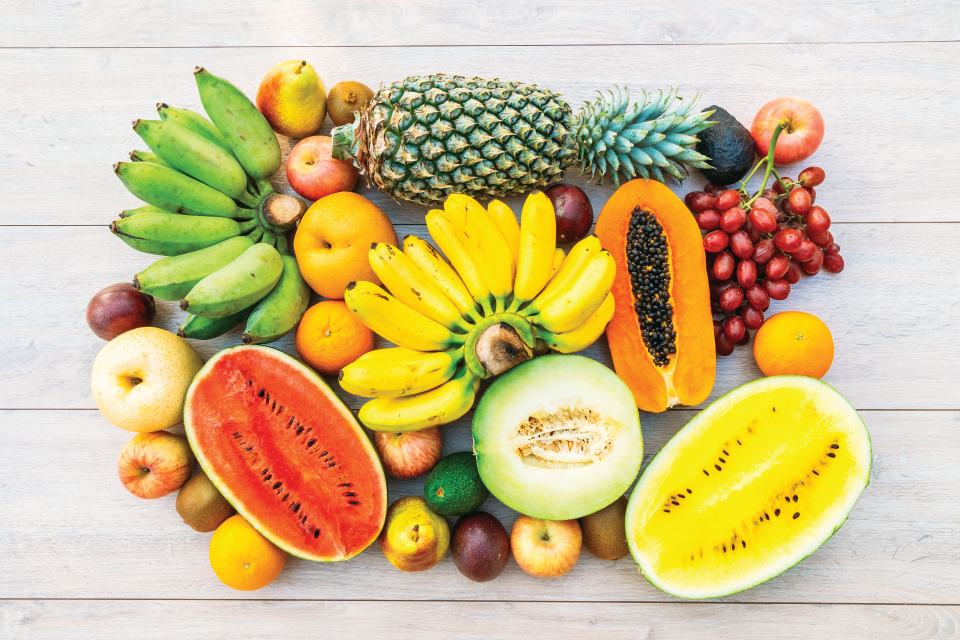
#> input picture images/sample.jpg, 1920 x 1280 px (shown at 1/2 size)
$ python main.py
#> lines starting #> are read from the running program, lines starting #| are printed output that depends on the picture; after the words box and inside, x2 and y2 are one past the last pixel; in counts of white or black regions, pixels touching at a corner belong together
#> in main, image is the input picture: shape (1280, 1920, 3); mean B, G, R 140.8, 188.3, 207.1
### utils/preprocess.py
from __future__ import annotations

import cv2


def preprocess_image(image, blur_kernel: int = 5, scale: float = 1.0):
#> called with blur_kernel = 5, scale = 1
    if scale != 1.0:
        width = int(image.shape[1] * scale)
        height = int(image.shape[0] * scale)
        image = cv2.resize(image, (width, height), interpolation=cv2.INTER_AREA)

    gray = cv2.cvtColor(image, cv2.COLOR_BGR2GRAY)

    clahe = cv2.createCLAHE(clipLimit=2.0, tileGridSize=(8, 8))
    enhanced = clahe.apply(gray)

    if blur_kernel % 2 == 0:
        blur_kernel += 1

    blurred = cv2.GaussianBlur(enhanced, (blur_kernel, blur_kernel), 0)
    return blurred

### utils/detect.py
from __future__ import annotations

import cv2
import numpy as np


def create_fruit_mask(image):
    _, mask = cv2.threshold(
        image,
        0,
        255,
        cv2.THRESH_BINARY_INV + cv2.THRESH_OTSU,
    )
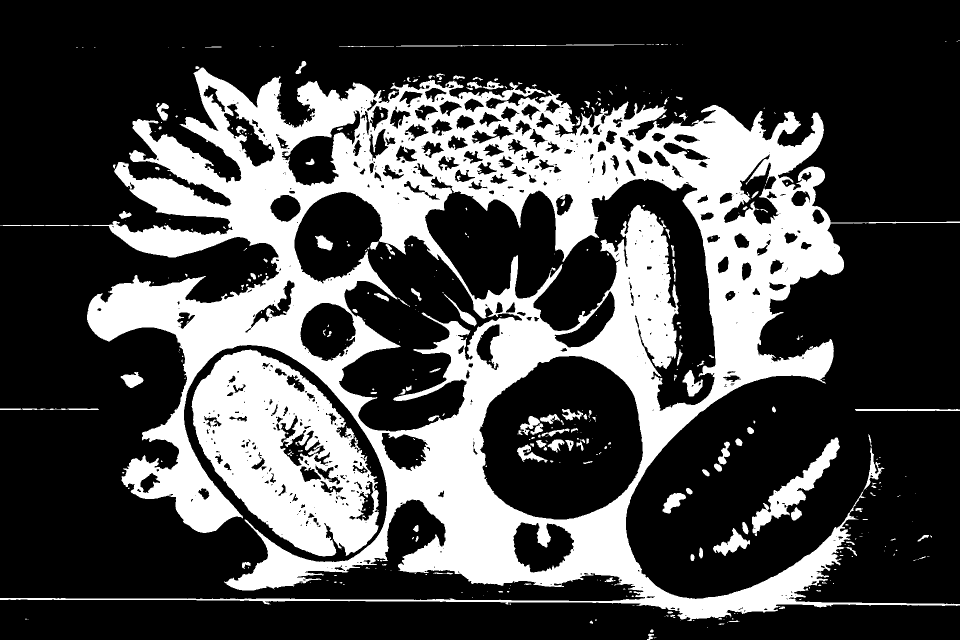
#> mask: shape (1280, 1920) (shown at 1/2 size); 29.2% white; 444 white regions (296 under 20 px), largest, box (x1, y1, x2, y2) and area: (0, 135, 1920, 1242) 599590, (383, 699, 758, 1113) 87972, (1504, 875, 1680, 1072) 7546

    kernel = np.ones((3, 3), np.uint8)
    opened = cv2.morphologyEx(mask, cv2.MORPH_OPEN, kernel, iterations=2)
#> opened: shape (1280, 1920); 28% white; 118 white regions, largest, box (x1, y1, x2, y2) and area: (174, 136, 1697, 1239) 577374, (384, 700, 757, 1113) 84995, (1504, 876, 1679, 1066) 7305
    cleaned = cv2.morphologyEx(opened, cv2.MORPH_CLOSE, kernel, iterations=2)
#> cleaned: shape (1280, 1920); 28.5% white; 71 white regions, largest, box (x1, y1, x2, y2) and area: (174, 133, 1697, 1239) 676065, (1504, 876, 1679, 1066) 7555, (1427, 1059, 1500, 1110) 1557
    return cleaned

### utils/count.py
from __future__ import annotations

import cv2
import numpy as np


def count_objects(mask, original, min_area: int = 700, distance_ratio: float = 0.35):
#> called with min_area = 700, distance_ratio = 0.35
    working = original.copy()

    sure_background = cv2.dilate(mask, np.ones((3, 3), np.uint8), iterations=3)
#> sure_background: shape (1280, 1920); 34.3% white; 48 white regions, largest, box (x1, y1, x2, y2) and area: (171, 130, 1700, 1242) 805834, (1501, 873, 1682, 1069) 10599, (1424, 1042, 1503, 1113) 2815
    distance = cv2.distanceTransform(mask, cv2.DIST_L2, 5)
    _, sure_foreground = cv2.threshold(
        distance,
        distance_ratio * distance.max(),
        255,
        0,
    )
#> sure_foreground: shape (1280, 1920) float32; 4.2% white; 50 white regions (12 under 20 px), largest, box (x1, y1, x2, y2) and area: (795, 813, 1020, 1145) 23114, (1201, 445, 1327, 783) 14188, (421, 724, 568, 926) 7502
    sure_foreground = sure_foreground.astype(np.uint8)

    unknown = cv2.subtract(sure_background, sure_foreground)
    _, markers = cv2.connectedComponents(sure_foreground)
#> markers: shape (1280, 1920) int32; 51 distinct labels, from 0 to 50
    markers = markers + 1
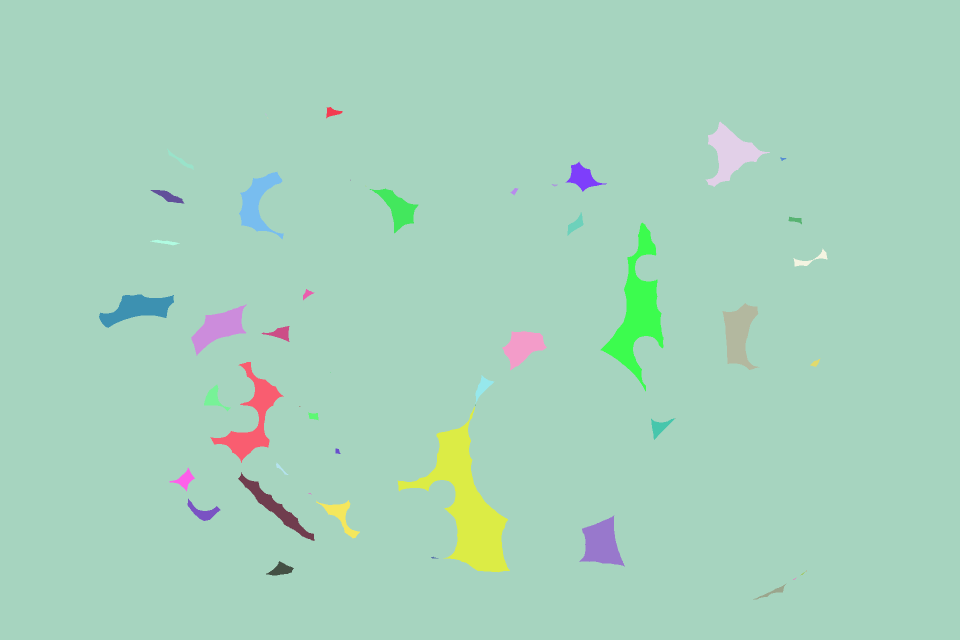
#> markers: shape (1280, 1920) int32 (shown at 1/2 size); 51 distinct labels, from 1 to 51; one colour per label, 0 black
    markers[unknown == 255] = 0
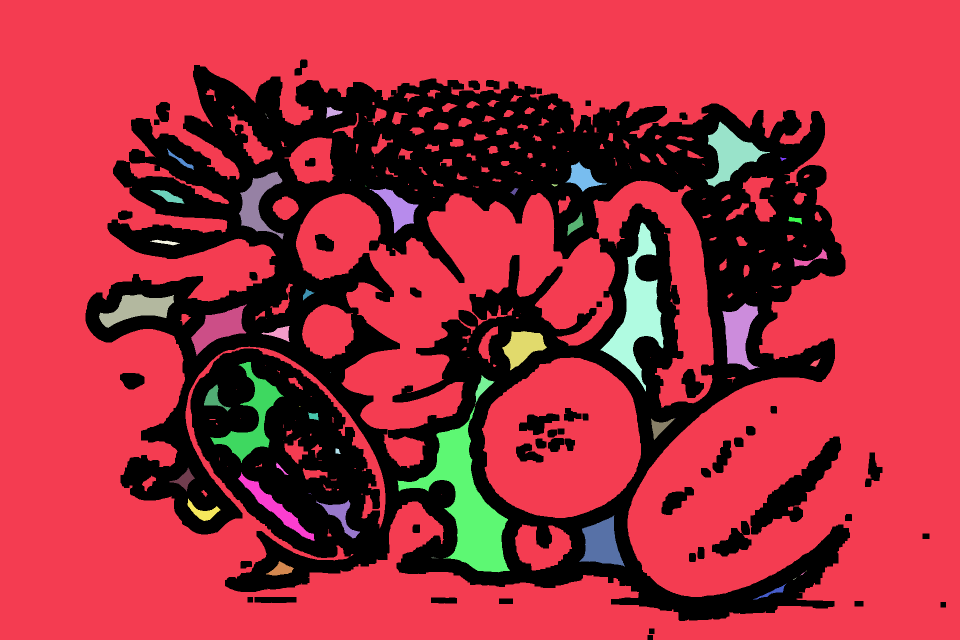
#> markers: shape (1280, 1920) int32 (shown at 1/2 size); 52 distinct labels, from 0 to 51; one colour per label, 0 black

    watershed_markers = cv2.watershed(working, markers)
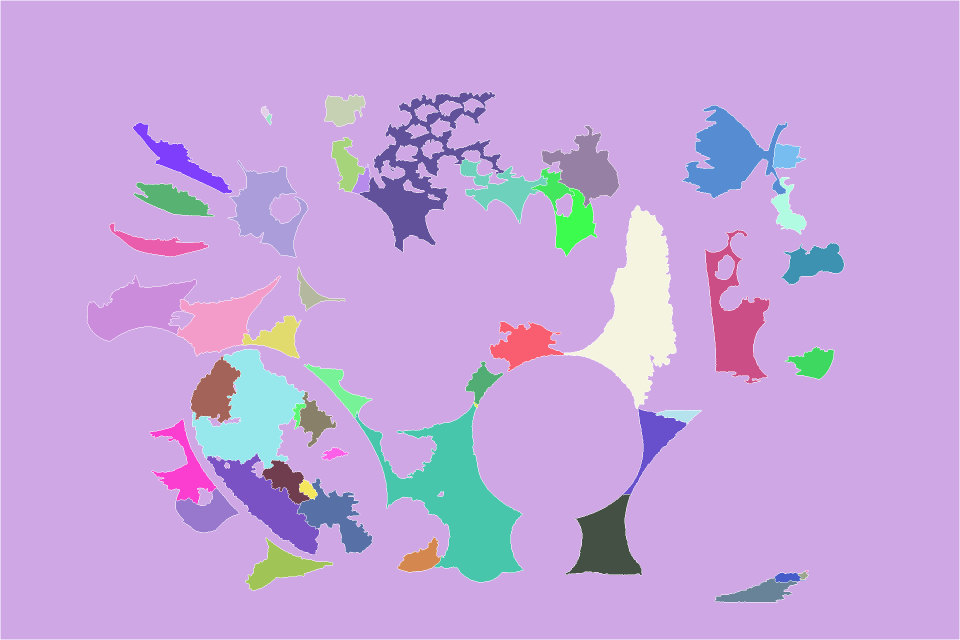
#> watershed_markers: shape (1280, 1920) int32 (shown at 1/2 size); 52 distinct labels, from -1 to 51; one colour per label, 0 black, -1 white

    count = 0
    debug_mask = np.zeros(mask.shape, dtype=np.uint8)

    for marker_id in np.unique(watershed_markers):
        if marker_id <= 1:
            continue

        component = np.zeros(mask.shape, dtype=np.uint8)
        component[watershed_markers == marker_id] = 255
        area = cv2.countNonZero(component)
        if area < min_area:
            continue

        count += 1
        debug_mask = cv2.bitwise_or(debug_mask, component)

        contours, _ = cv2.findContours(
            component, cv2.RETR_EXTERNAL, cv2.CHAIN_APPROX_SIMPLE
        )
        if not contours:
            continue

        contour = max(contours, key=cv2.contourArea)
        x, y, w, h = cv2.boundingRect(contour)
        cv2.rectangle(working, (x, y), (x + w, y + h), (0, 255, 0), 2)
        cv2.putText(
            working,
            str(count),
            (x, max(y - 10, 20)),
            cv2.FONT_HERSHEY_SIMPLEX,
            0.6,
            (255, 0, 0),
            2,
        )
#> this loop made 52 passes
#> (area, x, y, w, h) on passes 3, 6, 7, 8, 9, 10, 11, 12, 13, 14, 15, 16: (3494, 649, 189, 81, 64), (18424, 1364, 211, 211, 185), (6595, 266, 245, 200, 142), (2203, 1546, 286, 66, 51), (11383, 1083, 251, 156, 164), (14008, 456, 321, 160, 194), (3672, 664, 275, 66, 109), (2454, 1063, 335, 86, 89), (1103, 704, 328, 37, 60), (27496, 719, 184, 290, 321), (7730, 920, 318, 175, 128), (5701, 268, 365, 161, 68)
#> area on passes 4, 5, 33, 34, 39, 50: 204, 130, 37, 522, 683, 183
#> component: shape (1280, 1920); 0.16% white; 1 white region, box (x1, y1, x2, y2) and area: (1430, 1156, 1595, 1204) 4022
#> debug_mask: shape (1280, 1920); 15.9% white; 19 white regions, largest, box (x1, y1, x2, y2) and area: (382, 699, 745, 1109) 67499, (980, 411, 1403, 1150) 65580, (664, 184, 1239, 513) 59708
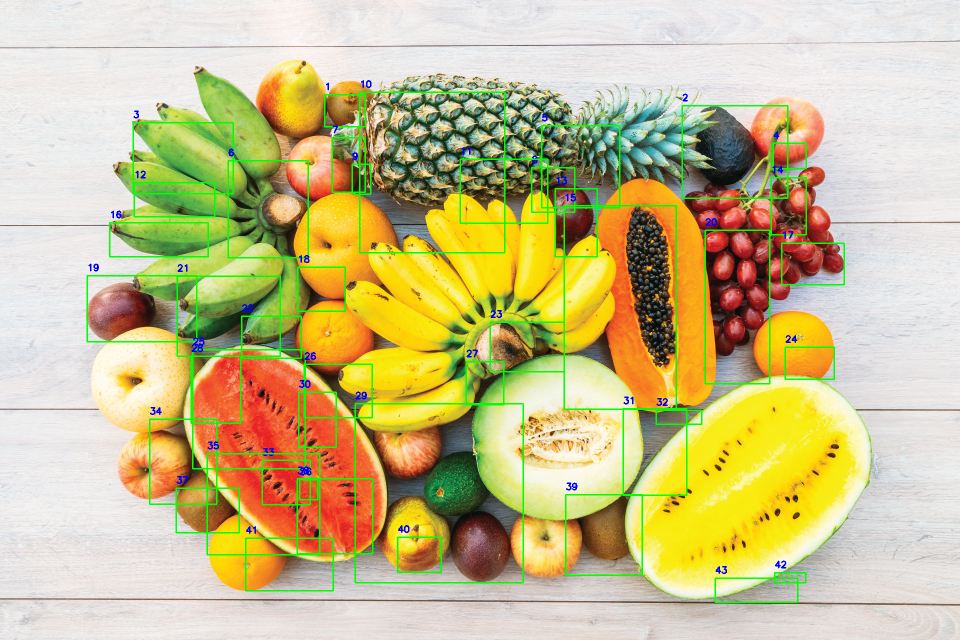
#> working: shape (1280, 1920, 3) (shown at 1/2 size); 3.01% of pixels changed, all inside (x1, y1, x2, y2) = (173, 160, 1690, 1206)
#> after the loop, count = 43

    overlay = working.copy()
    overlay[debug_mask == 255] = (0, 255, 255)
#> overlay: shape (1280, 1920, 3); 15.86% of pixels changed, all inside (x1, y1, x2, y2) = (174, 184, 1688, 1204)
    result = cv2.addWeighted(overlay, 0.25, working, 0.75, 0)

    marker_preview = cv2.normalize(
        watershed_markers.astype(np.float32),
        None,
        0,
        255,
        cv2.NORM_MINMAX,
    ).astype(np.uint8)
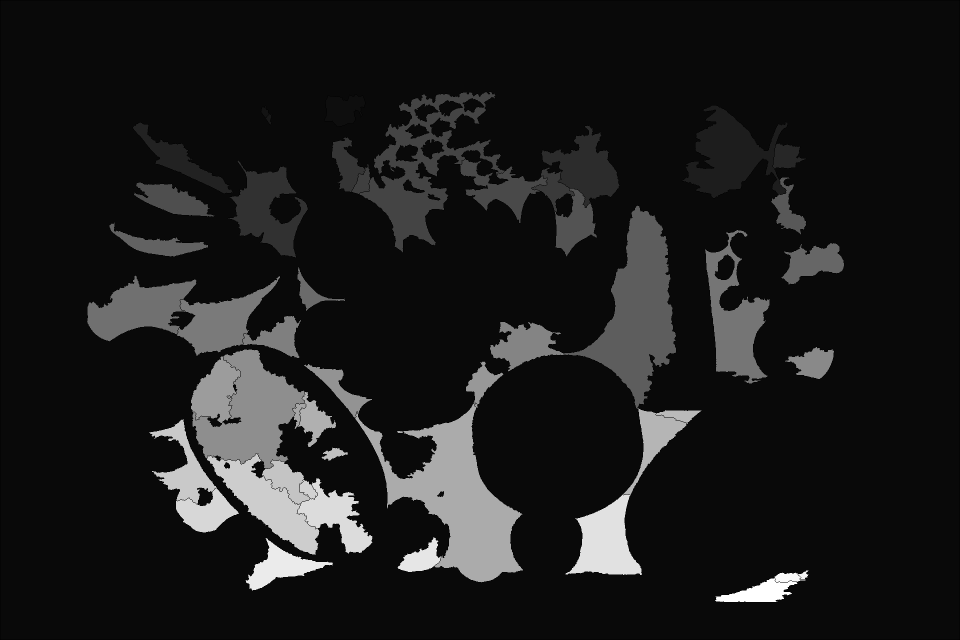
#> marker_preview: shape (1280, 1920) (shown at 1/2 size); min 0, max 255, mean 27.5

    return count, result, marker_preview

### main.py
from __future__ import annotations

import argparse
from pathlib import Path

import cv2

from utils.count import count_objects
from utils.detect import create_fruit_mask
from utils.preprocess import preprocess_image


BASE_DIR = Path(__file__).resolve().parent
DEFAULT_INPUT = BASE_DIR / "images" / "sample.jpg"
DEFAULT_OUTPUT = BASE_DIR / "output" / "result.jpg"


def build_parser() -> argparse.ArgumentParser:
    parser = argparse.ArgumentParser(
        description="Dem so luong trai cay tu anh trong nong nghiep."
    )
    parser.add_argument(
        "--input",
        type=Path,
        default=DEFAULT_INPUT,
        help="Duong dan anh dau vao.",
    )
    parser.add_argument(
        "--output",
        type=Path,
        default=DEFAULT_OUTPUT,
        help="Duong dan anh ket qua.",
    )
    parser.add_argument(
        "--min-area",
        type=int,
        default=700,
        help="Dien tich toi thieu cua mot doi tuong de duoc tinh la trai cay.",
    )
    parser.add_argument(
        "--distance-ratio",
        type=float,
        default=0.35,
        help="Ty le nguong distance transform de tach cac trai cay dang dinh nhau.",
    )
    parser.add_argument(
        "--show",
        action="store_true",
        help="Hien thi cua so debug khi chay tren may co giao dien.",
    )
    return parser


def resolve_path(path: Path) -> Path:
    if path.is_absolute():
        return path

    cwd_path = Path.cwd() / path
    if cwd_path.exists():
        return cwd_path

    return BASE_DIR / path


def main() -> int:
    args = build_parser().parse_args()

    input_path = resolve_path(args.input)
    output_path = resolve_path(args.output)

    import numpy as np

    image = cv2.imdecode(np.fromfile(str(input_path), dtype=np.uint8), cv2.IMREAD_COLOR)
    if image is None:
        raise FileNotFoundError(
            f"Khong the doc anh dau vao: {input_path}. "
            "Kiem tra lai duong dan hoac noi dung file."
        )

    processed = preprocess_image(image)
    mask = create_fruit_mask(processed)
    count, result, markers = count_objects(
        mask=mask,
        original=image,
        min_area=args.min_area,
        distance_ratio=args.distance_ratio,
    )
#> count = 43

    cv2.putText(
        result,
        f"So luong: {count}",
        (20, 40),
        cv2.FONT_HERSHEY_SIMPLEX,
        1,
        (0, 0, 255),
        2,
    )
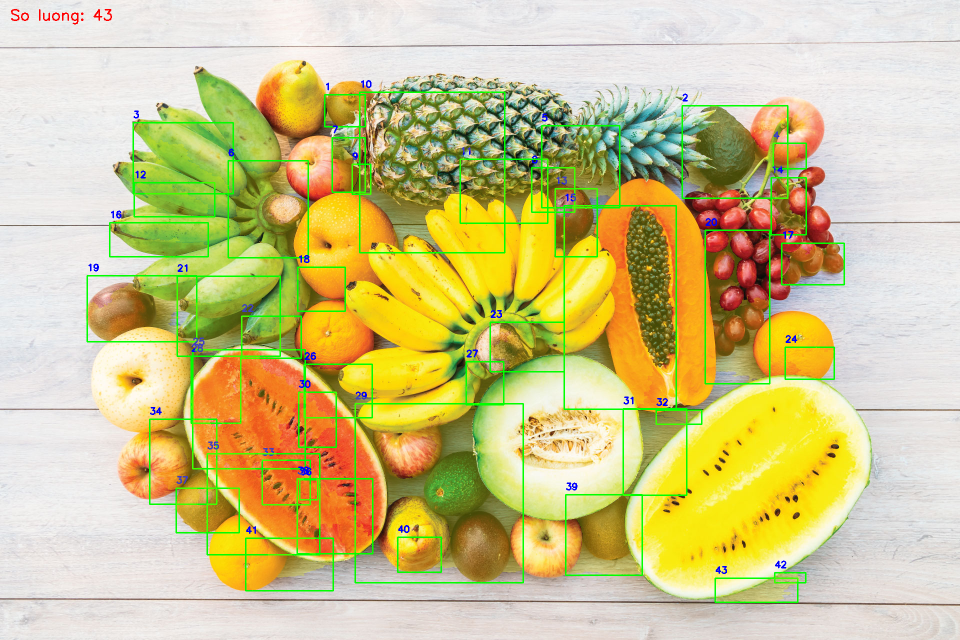
#> result: shape (1280, 1920, 3) (shown at 1/2 size); mean B, G, R 136.7, 196.9, 206.4

    output_path.parent.mkdir(parents=True, exist_ok=True)
    cv2.imwrite(str(output_path), result)

    print(f"So luong trai cay: {count}")
#| So luong trai cay: 43
    print(f"Da luu ket qua tai: {output_path}")

    if args.show:
        cv2.imshow("Processed", processed)
        cv2.imshow("Mask", mask)
        cv2.imshow("Watershed markers", markers)
        cv2.imshow("Result", result)
        cv2.waitKey(0)
        cv2.destroyAllWindows()

    return 0


if __name__ == "__main__":
    raise SystemExit(main())
#> (the program exits here)
